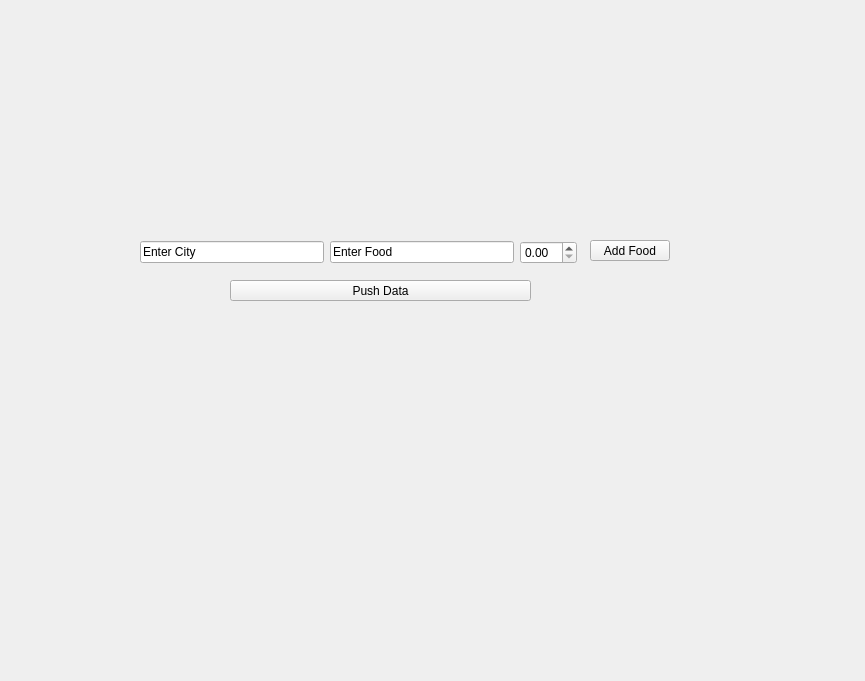
<?xml version="1.0" encoding="UTF-8"?>
<ui version="4.0">
 <class>AddNewCity</class>
 <widget class="QWidget" name="AddNewCity">
  <property name="geometry">
   <rect>
    <x>0</x>
    <y>0</y>
    <width>865</width>
    <height>681</height>
   </rect>
  </property>
  <property name="windowTitle">
   <string>Form</string>
  </property>
  <widget class="QPushButton" name="addFood">
   <property name="geometry">
    <rect>
     <x>590</x>
     <y>240</y>
     <width>80</width>
     <height>21</height>
    </rect>
   </property>
   <property name="text">
    <string>Add Food</string>
   </property>
  </widget>
  <widget class="QPushButton" name="pushData">
   <property name="geometry">
    <rect>
     <x>230</x>
     <y>280</y>
     <width>301</width>
     <height>21</height>
    </rect>
   </property>
   <property name="text">
    <string>Push Data</string>
   </property>
  </widget>
  <widget class="QWidget" name="">
   <property name="geometry">
    <rect>
     <x>140</x>
     <y>240</y>
     <width>437</width>
     <height>25</height>
    </rect>
   </property>
   <layout class="QHBoxLayout" name="horizontalLayout">
    <item>
     <widget class="QLineEdit" name="enterCity">
      <property name="text">
       <string>Enter City</string>
      </property>
     </widget>
    </item>
    <item>
     <widget class="QLineEdit" name="enterFood">
      <property name="text">
       <string>Enter Food</string>
      </property>
     </widget>
    </item>
    <item>
     <widget class="QDoubleSpinBox" name="price"/>
    </item>
   </layout>
  </widget>
 </widget>
 <resources/>
 <connections/>
</ui>
